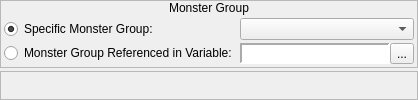
     <widget class="QWidget" name="wMonsterGroup">
      <layout class="QVBoxLayout" name="verticalLayout_66">
       <property name="spacing">
        <number>3</number>
       </property>
       <property name="margin">
        <number>0</number>
       </property>
       <item>
        <widget class="QFrame" name="frame_37">
         <property name="sizePolicy">
          <sizepolicy hsizetype="Preferred" vsizetype="Fixed">
           <horstretch>0</horstretch>
           <verstretch>0</verstretch>
          </sizepolicy>
         </property>
         <property name="frameShape">
          <enum>QFrame::StyledPanel</enum>
         </property>
         <property name="frameShadow">
          <enum>QFrame::Raised</enum>
         </property>
         <layout class="QVBoxLayout" name="verticalLayout_63">
          <property name="spacing">
           <number>0</number>
          </property>
          <property name="margin">
           <number>0</number>
          </property>
          <item>
           <widget class="QLabel" name="label_24">
            <property name="sizePolicy">
             <sizepolicy hsizetype="Preferred" vsizetype="Fixed">
              <horstretch>0</horstretch>
              <verstretch>0</verstretch>
             </sizepolicy>
            </property>
            <property name="text">
             <string>Monster Group</string>
            </property>
            <property name="alignment">
             <set>Qt::AlignCenter</set>
            </property>
           </widget>
          </item>
          <item>
           <widget class="QWidget" name="widget_30" native="true">
            <layout class="QHBoxLayout" name="horizontalLayout_29">
             <property name="spacing">
              <number>3</number>
             </property>
             <property name="margin">
              <number>3</number>
             </property>
             <item>
              <layout class="QVBoxLayout" name="verticalLayout_64">
               <property name="spacing">
                <number>3</number>
               </property>
               <item>
                <widget class="QRadioButton" name="rbSpecificMonsterGroup">
                 <property name="sizePolicy">
                  <sizepolicy hsizetype="Fixed" vsizetype="Fixed">
                   <horstretch>0</horstretch>
                   <verstretch>0</verstretch>
                  </sizepolicy>
                 </property>
                 <property name="text">
                  <string>Specific Monster Group:</string>
                 </property>
                 <property name="checked">
                  <bool>true</bool>
                 </property>
                </widget>
               </item>
               <item>
                <widget class="QRadioButton" name="rbReferencedMonsterGroup">
                 <property name="sizePolicy">
                  <sizepolicy hsizetype="Fixed" vsizetype="Fixed">
                   <horstretch>0</horstretch>
                   <verstretch>0</verstretch>
                  </sizepolicy>
                 </property>
                 <property name="text">
                  <string>Monster Group Referenced in Variable:</string>
                 </property>
                </widget>
               </item>
              </layout>
             </item>
             <item>
              <layout class="QVBoxLayout" name="verticalLayout_65">
               <property name="spacing">
                <number>3</number>
               </property>
               <item>
                <widget class="QComboBox" name="cboxMonsterGroups"/>
               </item>
               <item>
                <widget class="QWidget" name="wMonsterGroupVariable" native="true">
                 <layout class="QHBoxLayout" name="horizontalLayout_49">
                  <property name="spacing">
                   <number>0</number>
                  </property>
                  <property name="margin">
                   <number>0</number>
                  </property>
                  <item>
                   <widget class="QLabel" name="lblMonsterGroupVariable">
                    <property name="sizePolicy">
                     <sizepolicy hsizetype="Preferred" vsizetype="Preferred">
                      <horstretch>0</horstretch>
                      <verstretch>0</verstretch>
                     </sizepolicy>
                    </property>
                    <property name="minimumSize">
                     <size>
                      <width>150</width>
                      <height>0</height>
                     </size>
                    </property>
                    <property name="font">
                     <font>
                      <family>Monospace</family>
                     </font>
                    </property>
                    <property name="styleSheet">
                     <string notr="true">background-color: palette(base);</string>
                    </property>
                    <property name="frameShape">
                     <enum>QFrame::Panel</enum>
                    </property>
                    <property name="frameShadow">
                     <enum>QFrame::Sunken</enum>
                    </property>
                    <property name="lineWidth">
                     <number>2</number>
                    </property>
                    <property name="text">
                     <string/>
                    </property>
                   </widget>
                  </item>
                  <item>
                   <widget class="QToolButton" name="bBrowseMonsterGroupVariables">
                    <property name="text">
                     <string>...</string>
                    </property>
                    <property name="icon">
                     <iconset resource="gui_icons.qrc">
                      <normaloff>:/icons/fileopen.png</normaloff>:/icons/fileopen.png</iconset>
                    </property>
                   </widget>
                  </item>
                 </layout>
                </widget>
               </item>
              </layout>
             </item>
            </layout>
           </widget>
          </item>
         </layout>
        </widget>
       </item>
       <item>
        <widget class="QFrame" name="frame_59">
         <property name="frameShape">
          <enum>QFrame::StyledPanel</enum>
         </property>
         <property name="frameShadow">
          <enum>QFrame::Raised</enum>
         </property>
        </widget>
       </item>
      </layout>
     </widget>
